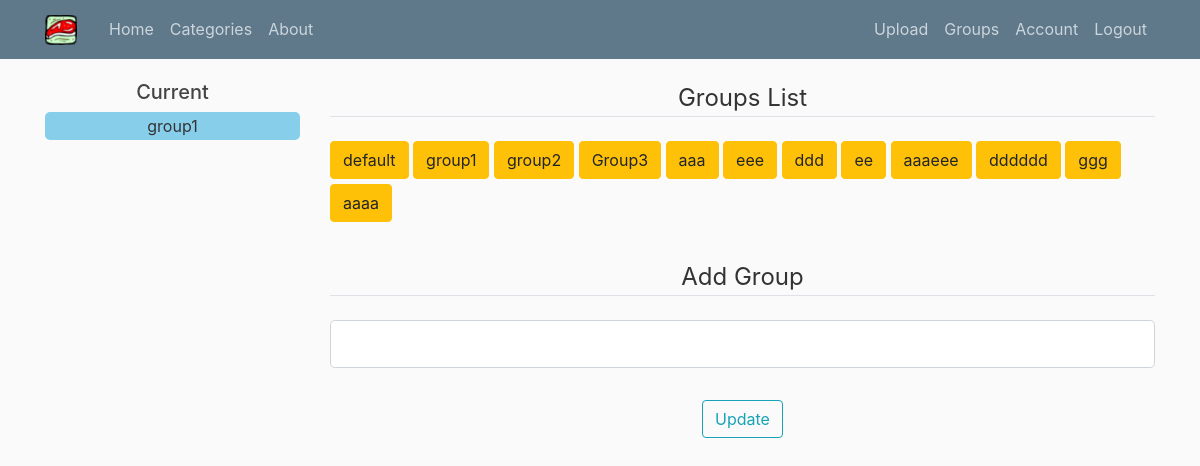
/groups (signed in), run on an earlier commit of the app's database.
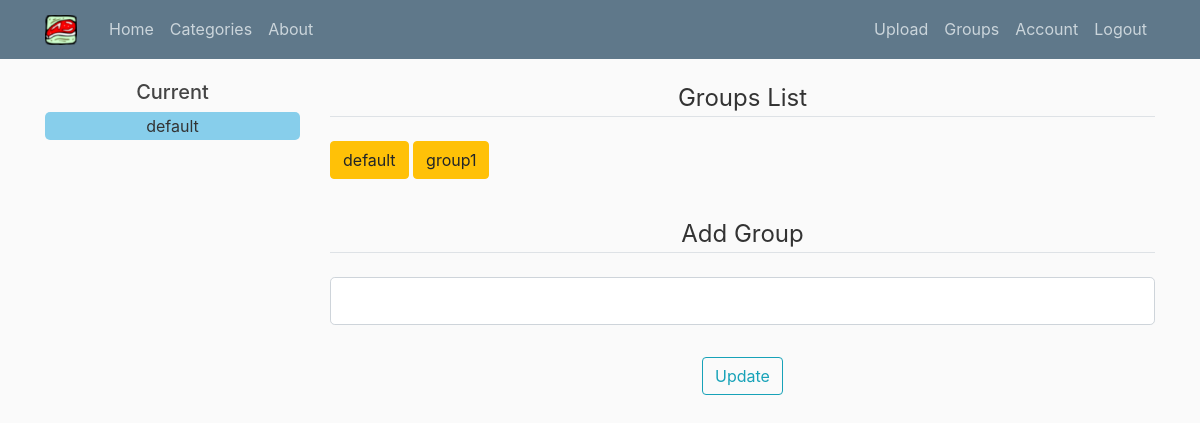
And on a later commit of the database.
### recipe_scheduler/models.py (models this page shows, shortened)
class Group(db.Model):
    __table_name__ = 'group'
    id = db.Column(db.Integer, primary_key=True)
    group_name = db.Column(db.String(50), unique=False)
    events = db.relationship('Event', backref='event_group', lazy=True)
    categories = db.relationship(
        'Category', backref='category_group', lazy=True)
    created_by = db.Column(db.Integer, db.ForeignKey('user.id'))
    def to_dict(self):
        return {
            'id': self.id,
            'group_name': self.group_name,
            'events': self.events,
            'categories': self.categories,
            'created_by': self.created_by
        }

### recipe_scheduler/users/routes.py (the view, shortened to what this page needs)
@users.route('/groups', methods=['GET', 'POST'])
@login_required
def show_groups():
    select_group = current_user.get_current_group()
    user_list = current_user.user_groups
    form = GroupForm()
    groups = [r.to_dict() for r in current_user.user_groups]
    return render_template('show_groups.html', title='Groups List',
                           groups=groups, user_list=user_list,
                           select_group=int(select_group), form=form)

### recipe_scheduler/users/forms.py
class GroupForm(FlaskForm):
    group_name = StringField(
        'Group',
        validators=[DataRequired()]
    )
    submit = SubmitField('Update')

### recipe_scheduler/models.py (called while the page is built)
@login_manager.user_loader
def loader_user(user_id):
    return User.query.get(int(user_id))

    def get_current_group(self):
        return self.current_group

### recipe_scheduler/templates/show_groups.html (shortened to what this page needs)
{% extends "layout.html" %}
{% block content %}
<div class="content-section">
    <fieldset class="form-group">
        <legend class="border-bottom mb-4">{{ title }}</legend>
        <div class="form-group groups-list">
            {% for group in groups %}
            <a class="btn btn-warning group-list"
               href="{{ url_for('users.update_groups', group_id=group['id'] ) }}">
                {% if group['created_by'] == current_user.id %}
                {{ group["group_name"] }}
                {% else %}
                {{ group["group_name"]}}(Shared)
                {% endif %}
            </a>
            {% endfor %}
        </div>
    </fieldset>
    <form method="POST" action="">
        <fieldset class="form-group">
            <legend class="border-bottom mb-4">Add Group</legend>
            <div class="form-group">
                {% if form.group_name.errors %}
                {{ form.group_name(class="form-control form-control-lg is-invalid") }}
                <div class="invalid-feedback">
                    {% for error in form.group_name.errors %}
                    <span>{{ error }}</span>
                    {% endfor %}
                </div>
                {% else %}
                {{ form.group_name(class="form-control form-control-lg") }}
                {% endif %}
            </div>
        </fieldset>
        <div class="form-group">
            {{ form.submit(class="btn btn-outline-info") }}
        </div>
    </form>
</div>
{% endblock content %}

### recipe_scheduler/templates/layout.html (shortened to what this page needs)
<!DOCTYPE html>
<html lang="en">
<head>
    <link rel="stylesheet" href="https://stackpath.bootstrapcdn.com/bootstrap/4.3.1/css/bootstrap.min.css"
>
    <link rel="stylesheet" href="https://cdn.datatables.net/1.10.20/css/jquery.dataTables.min.css"
>
    <link rel="stylesheet" type="text/css" href="{{ url_for('static', filename='main.css') }}">
</head>
<body>
    <header class="site-header">
        <nav class="navbar navbar-expand-md navbar-dark bg-steel fixed-top">
            <div class="container">
                <a class="navbar-brand mr-4" href="/home"><img src="{{ url_for('static', filename='food-logo.png') }}" alt="Food Recipe Scheduler"></a>
                <div class="collapse navbar-collapse" id="navbarToggle">
                    <div class="navbar-nav mr-auto">
                        {% if current_user.is_authenticated %}
                        <a class="nav-item nav-link" href="{{ url_for('main.home') }}">Home</a>
                        <a class="nav-item nav-link" href="{{ url_for('categories.show_categories') }}">Categories</a>
                        {% endif %}
                        <a class="nav-item nav-link" href="{{ url_for('main.about') }}">About</a>
                    </div>
                    <div class="navbar-nav">
                        {% if current_user.is_authenticated %}
                        <a class="nav-item nav-link" href="{{ url_for('uploads.upload_recipe')}}">Upload</a>
                        <a class="nav-item nav-link" href="{{ url_for('users.show_groups')}}">Groups</a>
                        <a class="nav-item nav-link" href="{{ url_for('users.account')}}">Account</a>
                        <a class="nav-item nav-link" href="{{ url_for('users.logout')}}">Logout</a>
                        {% else %}
                        <a class="nav-item nav-link" href="{{ url_for('users.login')}}">Login</a>
                        <a class="nav-item nav-link" href="{{ url_for('users.register')}}">Register</a>
                        {% endif %}
                    </div>
                </div>
            </div>
        </nav>
    </header>
    <main role="main" class="container">
        <div class="row">
        {% if current_user.is_authenticated %}
            <div class="sub-menu col-md-3 col-sm-3 col-3">
                {% include "sub_menu.html" %}
            </div>
            <div class="main-calendar col-md-9 col-sm-9 col-9">
        {% else %}
            <legend class="border-bottom mb-4">Food Recipe Scheduler</legend>
            <div class="main-calendar col-md-12 col-sm-12 col-12">
        {% endif %}
                {% block content %}{% endblock %}
            </div>
        </div>
    </main>
</body>
</html>

### recipe_scheduler/templates/sub_menu.html (shortened to what this page needs)
{% if current_user.is_authenticated %}
    {% if group_title %}
<form name="myForm" action="{{ url_for('main.home') }}" method="post" id="submit-form-group">
    <h5>{{group_title}}</h5>
    <div id="submenu-group" class="">
        {% for i in user_list%}
        <input type="radio"
               {% if i.id == select_group %}
               checked="checked"
               {% endif %}
               name="group_options" id="option-{{i.id}}" value="{{i.id}}" class="radiobutton" />
        <label for="option-{{i.id}}" class="radio-label">
        {% if i.created_by == current_user.id %}
            {{i.group_name}}
        {% else %}
            {{i.group_name}}(shared)
        {% endif %}
        </label>
        <br>
        {% endfor %}
    </div>
</form>
    {% else %}
    {% for i in user_list%}
    {% if i.id == select_group %}
    <div class="current-group">
        <h5>Current</h5>
        {% if i.created_by == current_user.id %}
            <div class="current-group-name">{{i.group_name}}</div>
        {% else %}
            <div class="current-group-name">{{i.group_name}}(Shared)</div>
        {% endif %}
    </div>
    {% endif %}
    {% endfor %}
    {% endif%}
{% endif %}

### recipe_scheduler/static/main.css (style rules this page uses)
body { background: #fafafa; color: #333333; margin-top: 5rem; height: 100%; }
h1, h2, h3, h4, h5, h6 { color: #444444; }
.bg-steel { background-color: #5f788a; }
.site-header .navbar-nav .nav-link { color: #cbd5db; }
.nav-link { padding: 0px; }
.main-calendar { text-align: center; }
.form-group { width: 100%; }
.row { height: 100%; }
.row legend { text-align: center; }
.current-group { text-align: center; }
.current-group-name { padding: 2px 10px; width: 100%; border-radius: 5px; cursor: pointer; background-color: skyblue; }
.groups-list { text-align: left; }
.group-list { margin-bottom: 5px; }

What changed in the data, as far as the page shows it:
no longer on one of the page's lists (row unchanged): Group: group_name "group1"
removed Group: group_name "group2", shown under "Groups List"
removed Group: group_name "Group3", shown under "Groups List"
removed Group: group_name "aaa", shown under "Groups List"
removed Group: group_name "eee", shown under "Groups List"
removed Group: group_name "ddd", shown under "Groups List"
removed Group: group_name "ee", shown under "Groups List"
removed Group: group_name "aaaeee", shown under "Groups List"
removed Group: group_name "dddddd", shown under "Groups List"
removed Group: group_name "ggg", shown under "Groups List"
removed Group: group_name "aaaa", shown under "Groups List"
now on one of the page's lists (row unchanged): Group: group_name "default"
